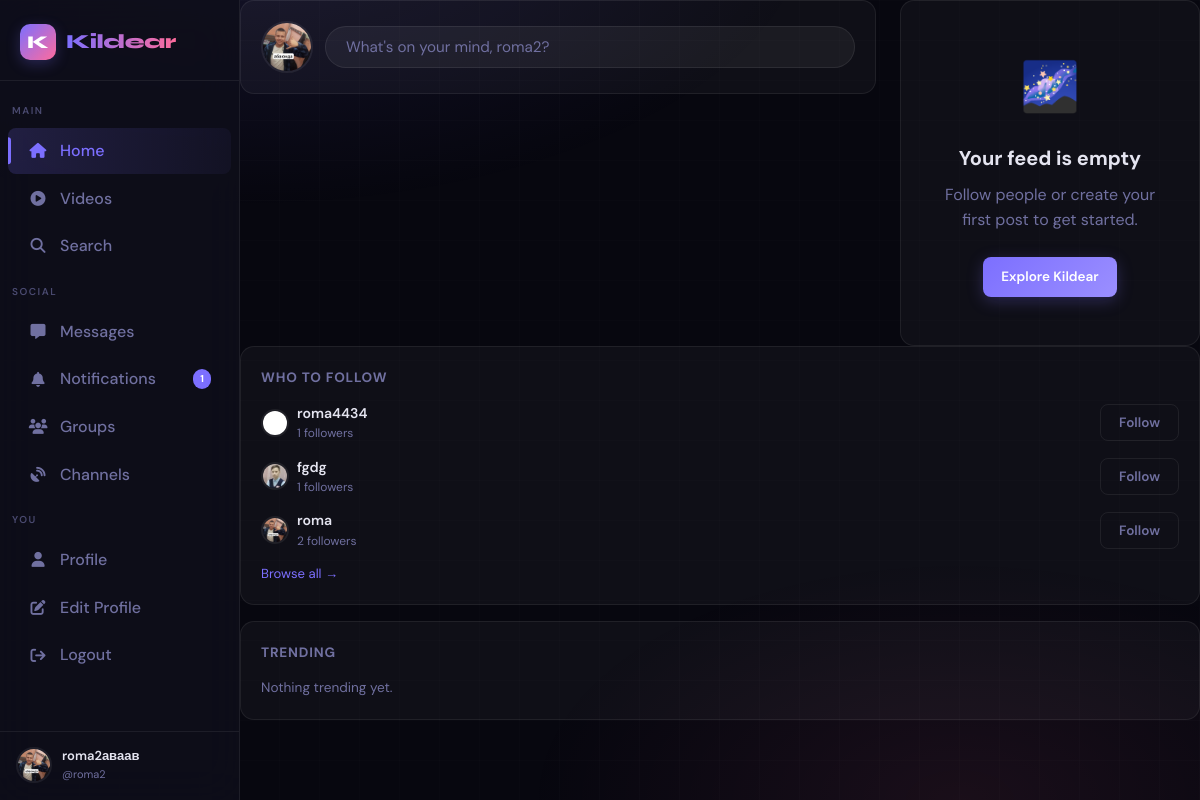
/ (signed in), run on the app's committed database.
### app.py (models this page shows, shortened)
class User(UserMixin, db.Model):
    id = db.Column(db.Integer, primary_key=True)
    username = db.Column(db.String(40), unique=True, nullable=False)
    email = db.Column(db.String(120), unique=True, nullable=False)
    password_hash = db.Column(db.String(256), nullable=False)
    display_name = db.Column(db.String(60), default="")
    bio = db.Column(db.String(500), default="")
    avatar = db.Column(db.String(300), default="/static/default_avatar.png")
    cover_photo = db.Column(db.String(300), default="")
    website = db.Column(db.String(200), default="")
    location = db.Column(db.String(100), default="")
    accent_color = db.Column(db.String(7), default="#6c63ff")
    is_private = db.Column(db.Boolean, default=False)
    is_verified = db.Column(db.Boolean, default=False)
    is_banned = db.Column(db.Boolean, default=False)
    is_admin = db.Column(db.Boolean, default=False)
    is_online = db.Column(db.Boolean, default=False)
    last_seen = db.Column(db.DateTime, default=datetime.utcnow)
    created_at = db.Column(db.DateTime, default=datetime.utcnow)
    two_factor_enabled = db.Column(db.Boolean, default=False)
    two_factor_secret = db.Column(db.String(32), nullable=True)
    posts = db.relationship("Post", backref="author", lazy="dynamic",
                            foreign_keys="Post.user_id")
    sent_msgs = db.relationship("Message", backref="sender", lazy="dynamic",
                                foreign_keys="Message.sender_id")
    recv_msgs = db.relationship("Message", backref="receiver", lazy="dynamic",
                                foreign_keys="Message.receiver_id")
    notifications = db.relationship("Notification", backref="recipient", lazy="dynamic",
                                    foreign_keys="Notification.user_id")
    comments = db.relationship("Comment", backref="author", lazy="dynamic")
    owned_groups = db.relationship("Group", backref="owner", lazy="dynamic")
    owned_channels = db.relationship("Channel", backref="owner", lazy="dynamic")
    login_history = db.relationship("LoginHistory", backref="user", lazy="dynamic")
    blocked_users = db.relationship(
        "User", secondary=blocks,
        primaryjoin=blocks.c.blocker_id == id,
        secondaryjoin=blocks.c.blocked_id == id,
        backref=db.backref("blocked_by", lazy="dynamic"),
        lazy="dynamic"
    )
    following = db.relationship(
        "User", secondary=follows,
        primaryjoin=follows.c.follower_id == id,
        secondaryjoin=follows.c.followed_id == id,
        backref=db.backref("followers", lazy="dynamic"),
        lazy="dynamic"
    )

### app.py (the view)
@app.route("/")
@login_required
def index():
    page = request.args.get("page", 1, type=int)
    followed_ids = [u.id for u in current_user.following.all()] + [current_user.id]
    blocked_ids = [b.id for b in current_user.blocked_users]
    posts = (Post.query
             .filter(Post.user_id.in_(followed_ids))
             .filter(Post.user_id.notin_(blocked_ids))
             .order_by(Post.created_at.desc())
             .paginate(page=page, per_page=15, error_out=False))
    suggestions = (User.query
                   .filter(User.id.notin_(followed_ids + blocked_ids))
                   .filter(User.id != current_user.id)
                   .order_by(func.random()).limit(5).all())
    return render_template("index.html", posts=posts, suggestions=suggestions)

### templates/index.html (shortened to what this page needs)
{% extends "base.html" %}
{% block content %}
<div class="feed-layout">
  <div class="card create-post-card" id="createPostCard">
    <div class="create-post-header">
      <a href="{{ url_for('profile', username=current_user.username) }}">
        {% if current_user.avatar %}
          <img src="{{ url_for('static', filename='uploads/avatars/' + current_user.avatar) }}"
               class="avatar avatar-md" alt="You">
        {% else %}
          <div class="avatar avatar-md avatar-placeholder">{{ current_user.username[0].upper() }}</div>
        {% endif %}
      </a>
      <button class="create-post-trigger" id="createPostTrigger">
        What's on your mind, {{ current_user.username }}?
      </button>
    </div>
  </div>
  {% if posts.items %}
    {% for post in posts.items %}
    <article class="card post-card" id="post-{{ post.id }}">
      <div class="post-header">
        <a href="{{ url_for('profile', username=post.author.username) }}" class="post-author-link">
          {% if post.author.avatar %}
            <img src="{{ url_for('static', filename='uploads/avatars/' + post.author.avatar) }}"
                 class="avatar avatar-sm" alt="{{ post.author.username }}">
          {% else %}
            <div class="avatar avatar-sm avatar-placeholder">{{ post.author.username[0].upper() }}</div>
          {% endif %}
          <div class="post-author-info">
            <span class="post-author-name">{{ post.author.display_name or post.author.username }}</span>
            <span class="post-author-sub">@{{ post.author.username }} · <time class="rel-time" data-ts="{{ post.created_at.isoformat() }}">{{ post.created_at.strftime('%b %d') }}</time></span>
          </div>
        </a>
        {% if post.author_id == current_user.id %}
        <div class="post-menu">
          <button class="btn btn-ghost btn-icon post-menu-btn" onclick="toggleMenu(this)">
            <svg width="18" height="18" viewBox="0 0 24 24" fill="currentColor">
              <circle cx="12" cy="5" r="1.5"/><circle cx="12" cy="12" r="1.5"/><circle cx="12" cy="19" r="1.5"/>
            </svg>
          </button>
          <div class="dropdown-menu">
            <a href="{{ url_for('view_post', post_id=post.id) }}" class="dropdown-item">View post</a>
            <button class="dropdown-item danger" onclick="confirmDeletePost({{ post.id }})">Delete</button>
          </div>
        </div>
        {% endif %}
      </div>
      {% if post.content %}
      <div class="post-body">
        <p class="post-text {% if post.content|length > 280 %}collapsed{% endif %}" id="text-{{ post.id }}">{{ post.content }}</p>
        {% if post.content|length > 280 %}
        <button class="read-more-btn" onclick="toggleReadMore({{ post.id }})">Read more</button>
        {% endif %}
      </div>
      {% endif %}
      {% if post.image_file %}
      <div class="post-media">
        <img src="{{ url_for('static', filename='uploads/images/' + post.image_file) }}"
             alt="Post image" class="post-image" loading="lazy"
             onclick="openLightbox(this.src, 'image')">
      </div>
      {% endif %}
      {% if post.video_file %}
      <div class="post-media">
        <video class="post-video" controls preload="metadata" playsinline>
          <source src="{{ url_for('static', filename='uploads/videos/' + post.video_file) }}">
        </video>
      </div>
      {% endif %}
      <div class="post-footer">
        <button class="post-action {% if current_user in post.likes %}liked{% endif %}"
                onclick="likePost({{ post.id }}, this)">
          <svg width="18" height="18" viewBox="0 0 24 24" fill="{% if current_user in post.likes %}currentColor{% else %}none{% endif %}" stroke="currentColor" stroke-width="2">
            <path d="M20.84 4.61a5.5 5.5 0 0 0-7.78 0L12 5.67l-1.06-1.06a5.5 5.5 0 0 0-7.78 7.78l1.06 1.06L12 21.23l7.78-7.78 1.06-1.06a5.5 5.5 0 0 0 0-7.78z"/>
          </svg>
          <span class="like-count">{{ post.likes.count() }}</span>
        </button>
        <a href="{{ url_for('view_post', post_id=post.id) }}" class="post-action">
          <svg width="18" height="18" viewBox="0 0 24 24" fill="none" stroke="currentColor" stroke-width="2">
            <path d="M21 15a2 2 0 0 1-2 2H7l-4 4V5a2 2 0 0 1 2-2h14a2 2 0 0 1 2 2z"/>
          </svg>
          <span>{{ post.comments.count() }}</span>
        </a>
        <button class="post-action" onclick="sharePost({{ post.id }}, '{{ post.content[:60] if post.content else 'Check this out' }}')">
          <svg width="18" height="18" viewBox="0 0 24 24" fill="none" stroke="currentColor" stroke-width="2">
            <circle cx="18" cy="5" r="3"/><circle cx="6" cy="12" r="3"/><circle cx="18" cy="19" r="3"/>
            <line x1="8.59" y1="13.51" x2="15.42" y2="17.49"/><line x1="15.41" y1="6.51" x2="8.59" y2="10.49"/>
          </svg>
          Share
        </button>
      </div>
      <div class="inline-comment">
        <div class="avatar avatar-xs avatar-placeholder">{{ current_user.username[0].upper() }}</div>
        <form class="inline-comment-form" onsubmit="submitInlineComment(event, {{ post.id }})">
          <input type="hidden" name="csrf_token" value="{{ csrf_token() }}">
          <input type="text" name="content" class="inline-comment-input" placeholder="Write a comment…" maxlength="1000">
          <button type="submit" class="btn btn-primary btn-xs">Send</button>
        </form>
      </div>
    </article>
    {% endfor %}
    <div class="pagination-row">
      {% if posts.has_prev %}
        <a href="{{ url_for('index', page=posts.prev_num) }}" class="btn btn-ghost">← Newer</a>
      {% endif %}
      <span class="page-info">Page {{ posts.page }} of {{ posts.pages }}</span>
      {% if posts.has_next %}
        <a href="{{ url_for('index', page=posts.next_num) }}" class="btn btn-ghost">Older →</a>
      {% endif %}
    </div>
  {% else %}
    <div class="empty-state card">
      <div class="empty-icon">🌌</div>
      <h3>Your feed is empty</h3>
      <p>Follow people or create your first post to get started.</p>
      <a href="{{ url_for('search') }}" class="btn btn-primary">Explore Kildear</a>
    </div>
  {% endif %}
</div>
<aside class="right-sidebar">
  <div class="card sidebar-card">
    <h4 class="sidebar-title">Who to follow</h4>
    {% if suggestions %}
      {% for user in suggestions %}
      <div class="suggestion-row">
        <a href="{{ url_for('profile', username=user.username) }}" class="suggestion-user">
          {% if user.avatar %}
            <img src="{{ url_for('static', filename='uploads/avatars/' + user.avatar) }}"
                 class="avatar avatar-xs" alt="{{ user.username }}">
          {% else %}
            <div class="avatar avatar-xs avatar-placeholder">{{ user.username[0].upper() }}</div>
          {% endif %}
          <div>
            <div class="suggestion-name">{{ user.display_name or user.username }}</div>
            <div class="suggestion-sub">{{ user.followers.count() }} followers</div>
          </div>
        </a>
        <button class="btn btn-outline btn-xs" onclick="followUser({{ user.id }}, this)">Follow</button>
      </div>
      {% endfor %}
    {% else %}
      <p class="sidebar-empty">No suggestions right now.</p>
    {% endif %}
    <a href="{{ url_for('search') }}" class="sidebar-more">Browse all →</a>
  </div>
  <div class="card sidebar-card">
    <h4 class="sidebar-title">Trending</h4>
    {% if trending %}
      {% for tag in trending %}
      <a href="{{ url_for('search', q=tag) }}" class="trending-tag">#{{ tag }}</a>
      {% endfor %}
    {% else %}
      <p class="sidebar-empty">Nothing trending yet.</p>
    {% endif %}
  </div>
</aside>
{% endblock %}

### templates/base.html (shortened to what this page needs)
<!DOCTYPE html>
<html lang="en" data-theme="dark">
<head>
  <link rel="stylesheet" href="https://cdnjs.cloudflare.com/ajax/libs/font-awesome/6.5.0/css/all.min.css"/>
</head>
<body>
<nav class="sidebar" id="sidebar">
  <a href="{{ url_for('index') }}" class="sidebar-logo">
    <div class="logo-mark">K</div>
    <span class="logo-text">Kildear</span>
  </a>
  <span class="nav-section">Main</span>
  <a href="{{ url_for('index') }}"
     class="nav-item {% if request.endpoint == 'index' %}active{% endif %}">
    <i class="fa-solid fa-house"></i> Home
  </a>
  <a href="{{ url_for('video_feed') }}"
     class="nav-item {% if request.endpoint == 'video_feed' %}active{% endif %}">
    <i class="fa-solid fa-play-circle"></i> Videos
  </a>
  <a href="{{ url_for('search') }}"
     class="nav-item {% if request.endpoint == 'search' %}active{% endif %}">
    <i class="fa-solid fa-magnifying-glass"></i> Search
  </a>
  <span class="nav-section">Social</span>
  <a href="{{ url_for('chat_list') }}"
     class="nav-item {% if 'chat' in request.endpoint %}active{% endif %}">
    <i class="fa-solid fa-message"></i> Messages
  </a>
  <a href="{{ url_for('notifications') }}"
     class="nav-item {% if request.endpoint == 'notifications' %}active{% endif %}">
    <i class="fa-solid fa-bell"></i> Notifications
    {% if notif_count > 0 %}
      <span class="nav-badge">{{ notif_count }}</span>
    {% endif %}
  </a>
  <a href="{{ url_for('groups') }}"
     class="nav-item {% if 'group' in request.endpoint %}active{% endif %}">
    <i class="fa-solid fa-users"></i> Groups
  </a>
  <a href="{{ url_for('channels') }}"
     class="nav-item {% if 'channel' in request.endpoint %}active{% endif %}">
    <i class="fa-solid fa-satellite-dish"></i> Channels
  </a>
  {% if current_user.is_authenticated %}
  <span class="nav-section">You</span>
  <a href="{{ url_for('profile', username=current_user.username) }}"
     class="nav-item {% if request.endpoint == 'profile' and request.view_args.get('username') == current_user.username %}active{% endif %}">
    <i class="fa-solid fa-user"></i> Profile
  </a>
  <a href="{{ url_for('edit_profile') }}"
     class="nav-item {% if request.endpoint == 'edit_profile' %}active{% endif %}">
    <i class="fa-solid fa-pen-to-square"></i> Edit Profile
  </a>
  <a href="{{ url_for('logout') }}" class="nav-item">
    <i class="fa-solid fa-arrow-right-from-bracket"></i> Logout
  </a>
  <div class="sidebar-user">
    <img src="{{ current_user.avatar }}" alt="" class="avatar"/>
    <div class="sidebar-user-info">
      <div class="name truncate">{{ current_user.display_name or current_user.username }}</div>
      <div class="handle">@{{ current_user.username }}</div>
    </div>
  </div>
  {% endif %}
</nav>
<div class="app-shell">
  <div class="main-content">
    {% block content %}{% endblock %}
  </div>
</div>
</body>
</html>

### data on the page
User: avatar (picture), display_name "roma2аваав", username "roma2"
User: avatar (placeholder picture), display_name "roma4434", followers.count "1"
User: avatar (picture), display_name "fgdg", followers.count "1"
User: avatar (picture), display_name "roma", followers.count "2"

### other printed values
{{ notif_count }} "1"
